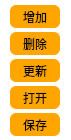
   <widget class="QWidget" name="widget_8" native="true">
    <property name="geometry">
     <rect>
      <x>610</x>
      <y>500</y>
      <width>71</width>
      <height>140</height>
     </rect>
    </property>
    <property name="styleSheet">
     <string notr="true">background-color: rgb(255, 255, 255,);
border-radius:6px;</string>
    </property>
    <widget class="QPushButton" name="pushButton_delete">
     <property name="geometry">
      <rect>
       <x>10</x>
       <y>32</y>
       <width>50</width>
       <height>23</height>
      </rect>
     </property>
     <property name="font">
      <font>
       <family>Source Han Sans CN</family>
      </font>
     </property>
     <property name="styleSheet">
      <string notr="true">QPushButton{
border:2px;
background-color: #FFA500;
color: rgb(0, 0, 0);
}
QPushButton:pressed{
border:2px solid rgb(255, 102, 0, 0);}</string>
     </property>
     <property name="text">
      <string>删除</string>
     </property>
    </widget>
    <widget class="QPushButton" name="pushButton_add">
     <property name="geometry">
      <rect>
       <x>10</x>
       <y>5</y>
       <width>50</width>
       <height>23</height>
      </rect>
     </property>
     <property name="font">
      <font>
       <family>Source Han Sans CN</family>
      </font>
     </property>
     <property name="styleSheet">
      <string notr="true">QPushButton{
border:2px;
background-color: #FFA500;
color: rgb(0, 0, 0);
}
QPushButton:pressed{
border:2px solid rgb(255, 102, 0, 0);}</string>
     </property>
     <property name="text">
      <string>增加</string>
     </property>
    </widget>
    <widget class="QPushButton" name="pushButton_open">
     <property name="geometry">
      <rect>
       <x>10</x>
       <y>86</y>
       <width>50</width>
       <height>23</height>
      </rect>
     </property>
     <property name="font">
      <font>
       <family>Source Han Sans CN</family>
      </font>
     </property>
     <property name="styleSheet">
      <string notr="true">QPushButton{
border:2px;
background-color: #FFA500;
color: rgb(0, 0, 0);
}
QPushButton:pressed{
border:2px solid rgb(255, 102, 0, 0);}</string>
     </property>
     <property name="text">
      <string>打开</string>
     </property>
    </widget>
    <widget class="QPushButton" name="pushButton_save">
     <property name="geometry">
      <rect>
       <x>10</x>
       <y>113</y>
       <width>50</width>
       <height>23</height>
      </rect>
     </property>
     <property name="font">
      <font>
       <family>Source Han Sans CN</family>
      </font>
     </property>
     <property name="styleSheet">
      <string notr="true">QPushButton{
border:2px;
background-color: #FFA500;
color: rgb(0, 0, 0);
}
QPushButton:pressed{
border:2px solid rgb(255, 102, 0, 0);}</string>
     </property>
     <property name="text">
      <string>保存</string>
     </property>
    </widget>
    <widget class="QPushButton" name="pushButton_update">
     <property name="geometry">
      <rect>
       <x>10</x>
       <y>59</y>
       <width>50</width>
       <height>23</height>
      </rect>
     </property>
     <property name="font">
      <font>
       <family>Source Han Sans CN</family>
      </font>
     </property>
     <property name="styleSheet">
      <string notr="true">QPushButton{
border:2px;
background-color: #FFA500;
color: rgb(0, 0, 0);
}
QPushButton:pressed{
border:2px solid rgb(255, 102, 0, 0);}</string>
     </property>
     <property name="text">
      <string>更新</string>
     </property>
    </widget>
   </widget>
